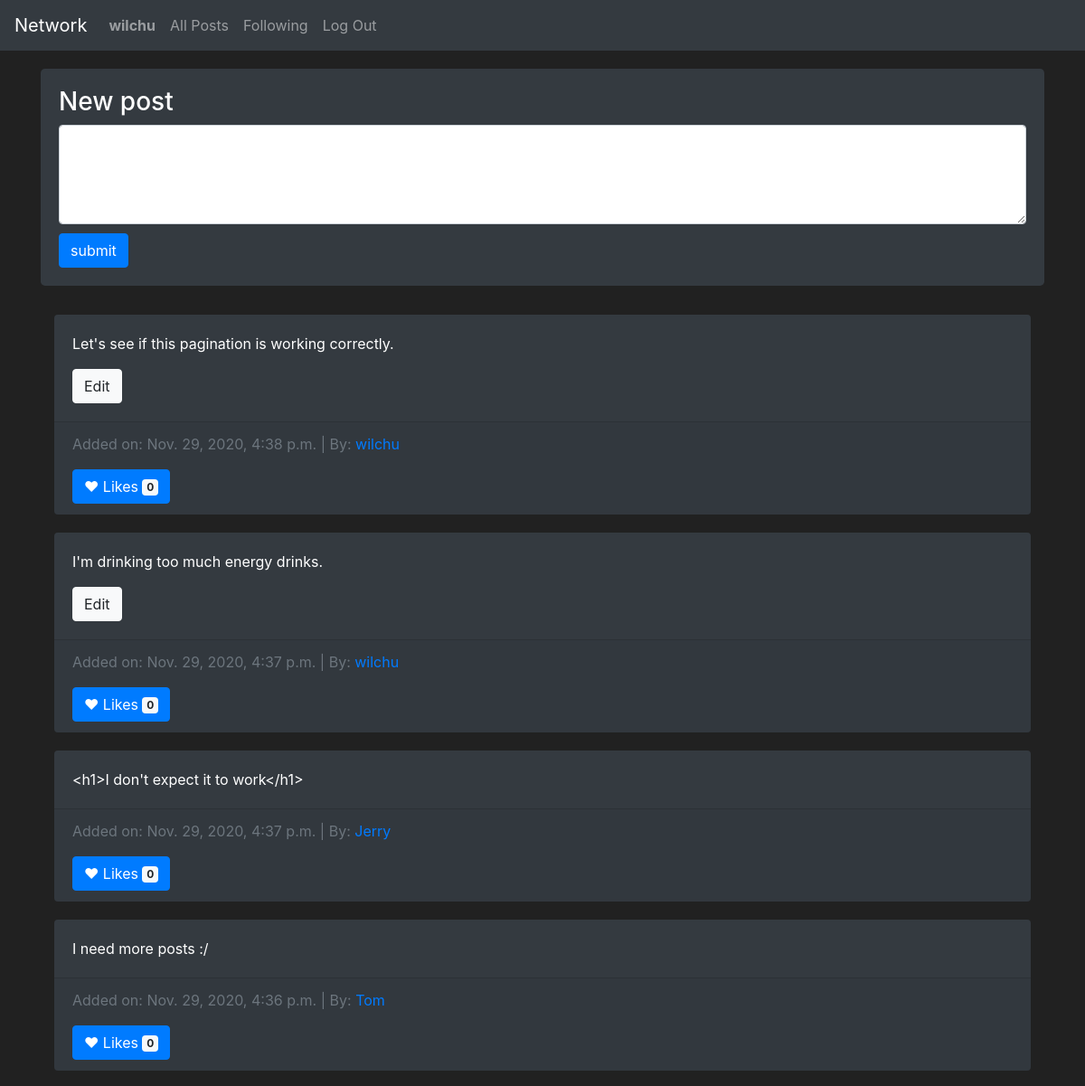
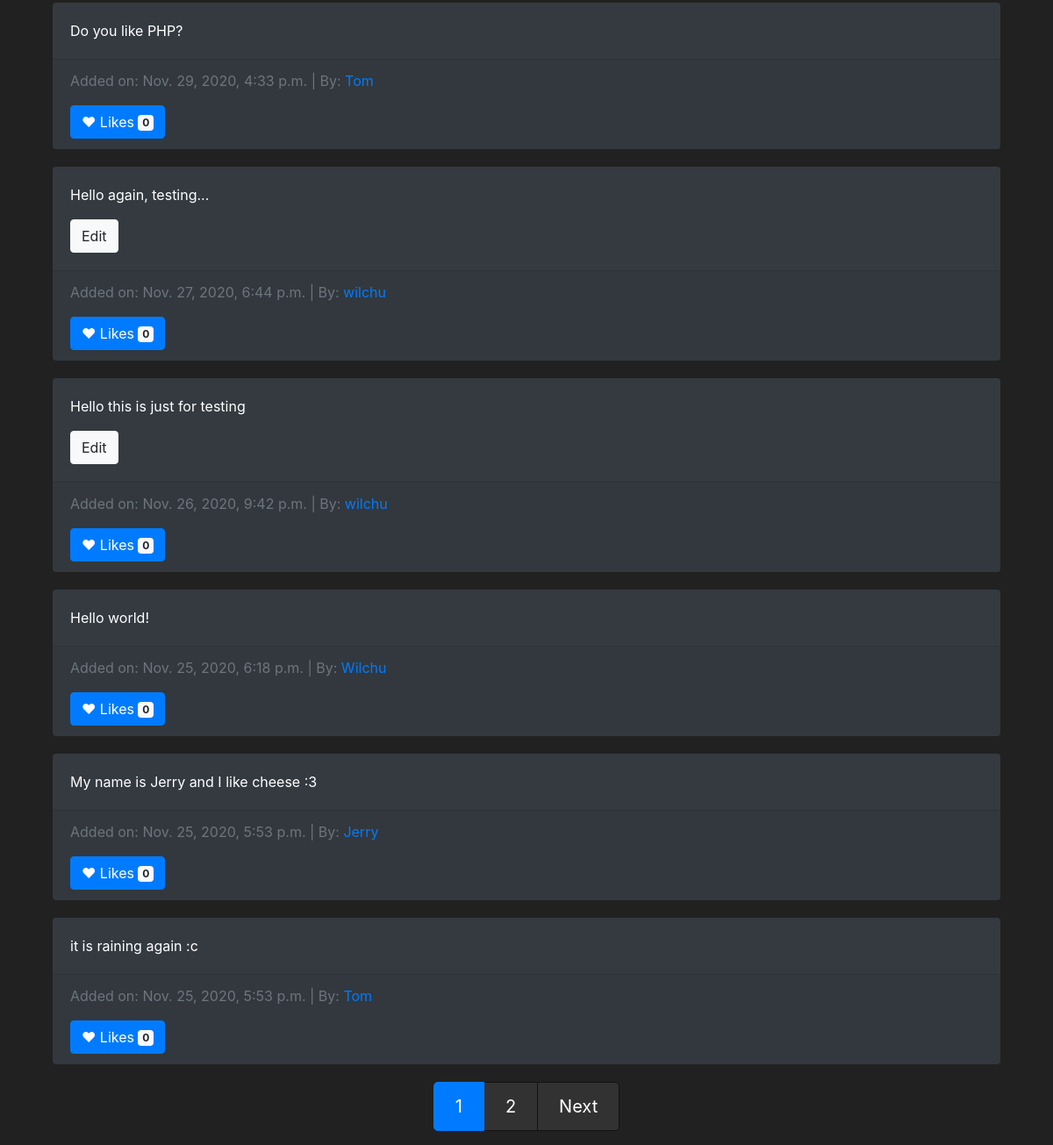
Screenshot of / (signed in) with the database file from the repository (2 pictures, top to bottom).
### network/models.py (models this page shows, shortened)
class User(AbstractUser):
    followers = models.IntegerField(default=0)
    following = models.IntegerField(default=0)

class Posts(models.Model):
    post_owner = models.ForeignKey(User, on_delete=models.CASCADE, related_name="post_owner")
    post_content = models.CharField(max_length=2000)
    post_likes = models.IntegerField(default=0)
    post_date = models.DateTimeField(auto_now_add=True)

### network/views.py (the view, shortened to what this page needs)
# urls.py: path("", views.index, name="index"),
def index(request):
    all_posts = Posts.objects.all().order_by('-post_date')
    paginator = Paginator(all_posts, 10)
    try:
        page = paginator.page(request.GET.get('page', 1))
    except EmptyPage:
        page = paginator.page(1)
    return render(request, "network/index.html", {
        "all_posts": page
    })

### network/templates/network/index.html (shortened to what this page needs)
{% extends "network/layout.html" %}
{% block body %}
    {% if user.is_authenticated %}
      <section>
          <div class="jumbotron bg-dark text-white">
              <header>
                  <h3>New post</h3>
              </header>
              <form action="{% url 'index' %}" method="POST">
                  <textarea class="form-control" name="post_content" rows="4"></textarea>
                  <input type="submit" class="btn btn-primary" style="margin-top: 10px;" value="submit">
              </form>
          </div>
        </section>
    {% endif %}
    <section>
        <div class="container">
            {% for post in all_posts %}
            <div class="card bg-dark text-white">
                <div class="card-body">
                  <p class="card-text">{{ post.post_content }}</p>
                  {% if user == post.post_owner %}
                    <button type="button" data-postid="{{ post.id }}" class="btn btn-light btn-edit">Edit</button>
                  {% endif %}
                </div>
                <div class="card-footer text-muted">
                  <p>Added on: {{ post.post_date }} | By: <a href="{% url 'profil' post.post_owner.id %}">{{ post.post_owner }}</a></p>
                  <button type="button" class="btn btn-primary">
                    &hearts; Likes <span class="badge badge-light">{{ post.post_likes }}</span>
                  </button>
                </div>
              </div>
            {% endfor %}
        </div>
    </section>
    <section style="margin-top: 20px;">
      <nav aria-label="Posts pagination">
        <ul class="pagination justify-content-center pagination-lg">
          {% for page in all_posts.paginator.page_range %}
            <li class="page-item {% if page == all_posts.number %} active {% endif %}">
              <a class="page-link" href="{% url 'index' %}?page={{ page }}">{{ page }}</a>
            </li>
          {% endfor %}
          {% if all_posts.has_next %}
            <li class="page-item">
              <a class="page-link" href="{% url 'index' %}?page={{ all_posts.next_page_number }}">Next</a>
            </li>
          {% endif %}
        </ul>
      </nav>
    </section>
{% endblock %}

### network/templates/network/layout.html (shortened to what this page needs)
{% load static %}
<!DOCTYPE html>
<html lang="en">
    <head>
        <link rel="stylesheet" href="https://stackpath.bootstrapcdn.com/bootstrap/4.4.1/css/bootstrap.min.css">
        <link href="{% static 'network/styles.css' %}" rel="stylesheet">
    </head>
    <body>
        <nav class="navbar navbar-expand-lg navbar-dark bg-dark">
            <a class="navbar-brand" href="#">Network</a>
            <div>
              <ul class="navbar-nav mr-auto">
                {% if user.is_authenticated %}
                    <li class="nav-item">
                        <a class="nav-link" href="{% url 'profil' user.id %}"><strong>{{ user.username }}</strong></a>
                    </li>
                {% endif %}
                <li class="nav-item">
                  <a class="nav-link" href="{% url 'index' %}">All Posts</a>
                </li>
                {% if user.is_authenticated %}
                    <li class="nav-item">
                        <a class="nav-link" href="{% url 'following' %}">Following</a>
                    </li>
                    <li class="nav-item">
                        <a class="nav-link" href="{% url 'logout' %}">Log Out</a>
                    </li>
                {% endif %}
              </ul>
            </div>
          </nav>
        <div class="body container">
            {% block body %}
            {% endblock %}
        </div>
    </body>
</html>

### network/static/network/styles.css (style rules this page uses)
body { background-color: #212121; color: #fff !important; }
.jumbotron { margin-top: 20px; padding: 20px; }
.card { margin-top: 20px; border: none; }
.page-link { color: #fff; background-color: #323232; border-color: #121212; }

### rows the page displays
User: username "wilchu"
Posts: post_content "Let's see if this pagination is working correctly.", post_date "Nov. 29, 2020, 4:38 p.m.", post_owner "wilchu", post_likes "0"
Posts: post_content "I'm drinking too much energy drinks.", post_date "Nov. 29, 2020, 4:37 p.m.", post_owner "wilchu", post_likes "0"
Posts: post_content "<h1>I don't expect it to work</h1>", post_date "Nov. 29, 2020, 4:37 p.m.", post_owner "Jerry", post_likes "0"
Posts: post_content "I need more posts :/", post_date "Nov. 29, 2020, 4:36 p.m.", post_owner "Tom", post_likes "0"
Posts: post_content "Do you like PHP?", post_date "Nov. 29, 2020, 4:33 p.m.", post_owner "Tom", post_likes "0"
Posts: post_content "Hello again, testing...", post_date "Nov. 27, 2020, 6:44 p.m.", post_owner "wilchu", post_likes "0"
Posts: post_content "Hello this is just for testing", post_date "Nov. 26, 2020, 9:42 p.m.", post_owner "wilchu", post_likes "0"
Posts: post_content "Hello world!", post_date "Nov. 25, 2020, 6:18 p.m.", post_owner "Wilchu", post_likes "0"
Posts: post_content "My name is Jerry and I like cheese :3", post_date "Nov. 25, 2020, 5:53 p.m.", post_owner "Jerry", post_likes "0"
Posts: post_content "it is raining again :c", post_date "Nov. 25, 2020, 5:53 p.m.", post_owner "Tom", post_likes "0"

### other values shown
{{ page }} "1" "2"
